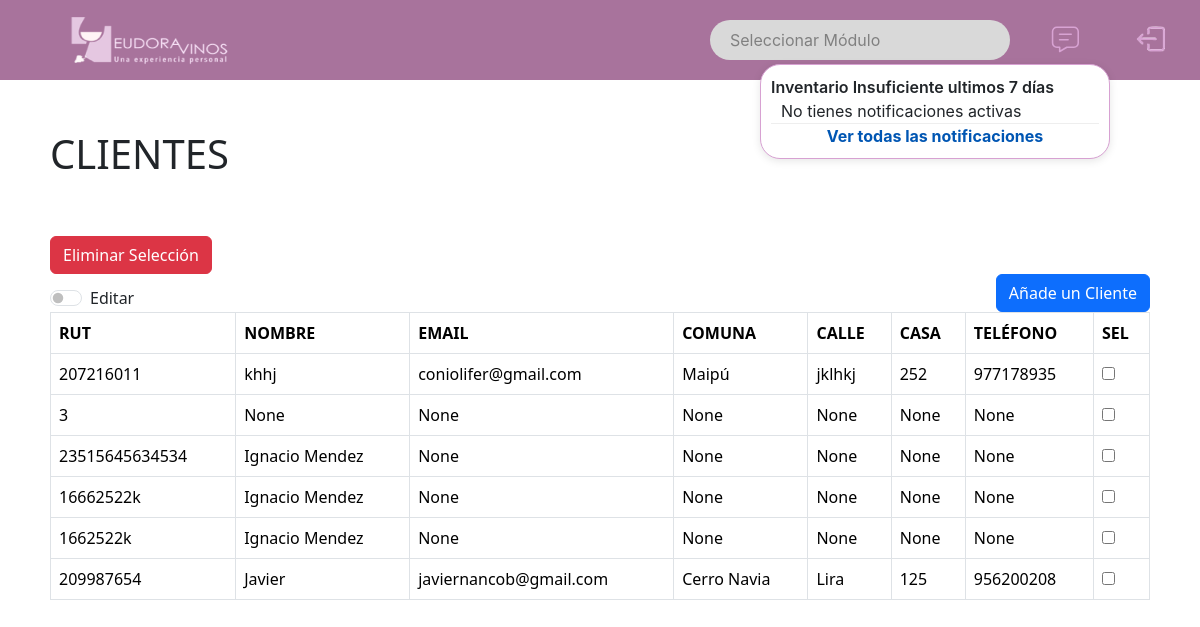
/cliente/ (signed in), run on an earlier commit of the app's database.
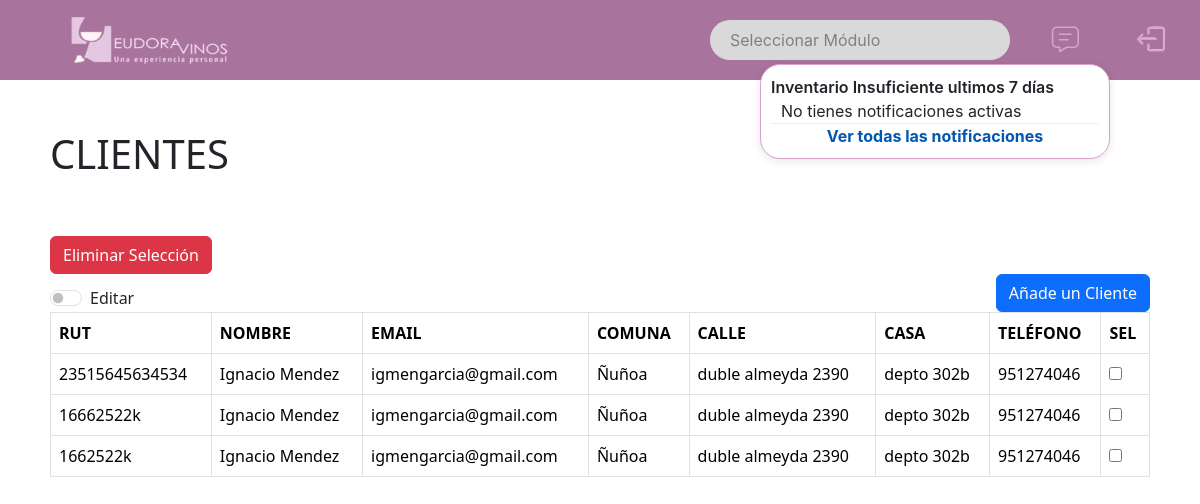
And on a later commit of the database.
### website/models.py (models this page shows, shortened)
class Cliente(models.Model):
    rut = models.CharField(primary_key=True, max_length=20)
    nombre = models.CharField( max_length=50, null=True)
    email = models.EmailField(null=True)
    comuna = models.CharField(max_length=50, null=True)
    calle = models.CharField(max_length=50, null=True)
    numero_de_casa = models.CharField(max_length=50, null=True)
    telefono = models.IntegerField(null=True)

### website/views.py (the view)
# urls.py: path('cliente/', views.cliente, name='cliente'), #muestra
@login_required
def cliente(request):
    clientes = Cliente.objects.all()
    return render(request, 'cliente.html', {'clientes': clientes})

### website/context_processors.py (called while the page is built)
def notificaciones(request):
    fecha_limite = datetime.now().date() - timedelta(days=7)
    notificaciones_activas = Alerta_stock.objects.filter(fecha_alerta__gte=fecha_limite)
    return {'notificaciones_activas': notificaciones_activas}

### website/templates/cliente.html (shortened to what this page needs)
{% load static%}
{% include "base.html" %}
{% block content %}
<div id="tablas-css">
    <link type="text/css" href='{% static "css/tablas.css" %}' rel="stylesheet"/>
    <div id="titulo-modelo">
        <h1>CLIENTES</h1>
    </div>
    <div class="col d-grid gap-2 d-md-flex">
        <button id="eliminar-seleccion" type="button" class="btn btn-danger">Eliminar Selección</button>
    </div>
    <div class="a">
        <div class="row align-items-end">
            <div class="col">
                <div id="ediciones">
                    <div class="form-check form-switch">
                        <input class="form-check-input" type="checkbox" role="switch" id="flexSwitchCheckDefault">
                        <label class="form-check-label" for="flexSwitchCheckDefault">Editar</label>
                    </div>
                </div>
            </div>
            <div class="col d-grid gap-2 d-md-flex justify-content-md-end">
                <button type="button" class="btn btn-primary" data-bs-toggle="modal" data-bs-target="#addnewcliente">
                    Añade un Cliente
                </button>
            </div>
        </div>
    </div>
    <table id="table" summary="tabla cliente" class="table table-bordered table-hover dt-responsive">
        <thead>
        <tr class="listado">
            <th> RUT </th>
            <th> NOMBRE </th>
            <th> EMAIL</th>
            <th> COMUNA </th>
            <th> CALLE </th>
            <th> CASA </th>
            <th> TELÉFONO </th>
            <th> SEL </th>
        </tr>
        </thead>
        <tbody>
            {% for cliente in clientes %}
            <tr class="listado">
                <td>{{ cliente.rut }}</td>
                <td class="editable" data-rut="{{ cliente.rut }}" data-type="nombre">{{ cliente.nombre }}</td>
                <td class="editable" data-rut="{{ cliente.rut }}" data-type="email">{{ cliente.email }}</td>
                <td class="editable" data-rut="{{ cliente.rut }}" data-type="comuna">{{ cliente.comuna }}</td>
                <td class="editable" data-rut="{{ cliente.rut }}" data-type="calle">{{ cliente.calle }}</td>
                <td class="editable" data-rut="{{ cliente.rut }}" data-type="numero_de_casa">{{ cliente.numero_de_casa }}</td>
                <td class="editable" data-rut="{{ cliente.rut }}" data-type="telefono">{{ cliente.telefono }}</td>
                <td>
                    <input type="checkbox" data-rut="{{ cliente.rut }}" name="seleccionar" id="seleccionar">
                </td>
            </tr>
            {% endfor %}
        </tbody>
    </table>
</div>
{% endblock %}

What changed in the data, as far as the page shows it:
removed Cliente: rut "207216011", nombre "khhj", email "coniolifer@gmail.com", comuna "Maipú", calle "jklhkj", numero_de_casa "252", telefono "977178935"
removed Cliente: rut "3", nombre "None", email "None", comuna "None", calle "None", numero_de_casa "None", telefono "None"
removed Cliente: rut "209987654", nombre "Javier", email "javiernancob@gmail.com", comuna "Cerro Navia", calle "Lira", numero_de_casa "125", telefono "956200208"
changed Cliente id 23515645634534: email "None" → "igmengarcia@gmail.com"; comuna "None" → "Ñuñoa"; calle "None" → "duble almeyda 2390"; numero_de_casa "None" → "depto 302b"; telefono "None" → "951274046"
changed Cliente "16662522k": email "None" → "igmengarcia@gmail.com"; comuna "None" → "Ñuñoa"; calle "None" → "duble almeyda 2390"; numero_de_casa "None" → "depto 302b"; telefono "None" → "951274046"
changed Cliente "1662522k": email "None" → "igmengarcia@gmail.com"; comuna "None" → "Ñuñoa"; calle "None" → "duble almeyda 2390"; numero_de_casa "None" → "depto 302b"; telefono "None" → "951274046"
